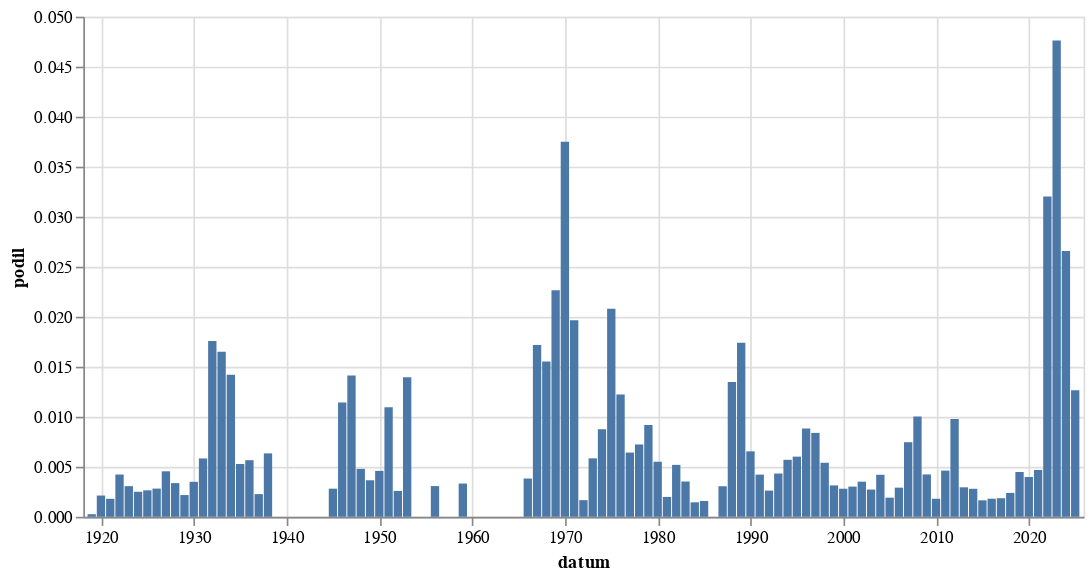

Here is the notebook cell this chart was saved with:
### Code cell
alt.Chart(
    hledej(" [Ii]nfla[cč]").to_pandas(),
    width = 600
).mark_bar(
).encode(
    alt.X('datum:T'),
    alt.Y('podil:Q')
)

### Figure 1 — Vega-Lite specification as saved in the notebook (floating-point values rounded to 4 significant figures)
{"config": {"view": {"continuousWidth": 300, "continuousHeight": 300}}, "data": {"name": "data-a5b1e1c6b5d8110b60aee40c5cc96017"}, "mark": {"type": "bar"}, "encoding": {"x": {"field": "datum", "type": "temporal"}, "y": {"field": "podil", "type": "quantitative"}}, "width": 600, "$schema": "https://vega.github.io/schema/vega-lite/v5.8.0.json", "datasets": {"data-a5b1e1c6b5d8110b60aee40c5cc96017": [{"datum": "1919-01-01T00:00:00", "text": 1, "text_right": 3941, "podil": 0.0002537, "co": " [Ii]nfla[cč]"}, {"datum": "1920-01-01T00:00:00", "text": 12, "text_right": 5652, "podil": 0.002123, "co": " [Ii]nfla[cč]"}, {"datum": "1921-01-01T00:00:00", "text": 14, "text_right": 7785, "podil": 0.001798, "co": " [Ii]nfla[cč]"}, {"datum": "1922-01-01T00:00:00", "text": 32, "text_right": 7576, "podil": 0.004224, "co": " [Ii]nfla[cč]"}, {"datum": "1923-01-01T00:00:00", "text": 16, "text_right": 5225, "podil": 0.003062, "co": " [Ii]nfla[cč]"}, {"datum": "1924-01-01T00:00:00", "text": 14, "text_right": 5605, "podil": 0.002498, "co": " [Ii]nfla[cč]"}, {"datum": "1925-01-01T00:00:00", "text": 12, "text_right": 4539, "podil": 0.002644, "co": " [Ii]nfla[cč]"}, {"datum": "1926-01-01T00:00:00", "text": 20, "text_right": 7098, "podil": 0.002818, "co": " [Ii]nfla[cč]"}, {"datum": "1927-01-01T00:00:00", "text": 28, "text_right": 6160, "podil": 0.004545, "co": " [Ii]nfla[cč]"}, {"datum": "1928-01-01T00:00:00", "text": 20, "text_right": 5940, "podil": 0.003367, "co": " [Ii]nfla[cč]"}, {"datum": "1929-01-01T00:00:00", "text": 8, "text_right": 3684, "podil": 0.002172, "co": " [Ii]nfla[cč]"}, {"datum": "1930-01-01T00:00:00", "text": 26, "text_right": 7437, "podil": 0.003496, "co": " [Ii]nfla[cč]"}, {"datum": "1931-01-01T00:00:00", "text": 35, "text_right": 6002, "podil": 0.005831, "co": " [Ii]nfla[cč]"}, {"datum": "1932-01-01T00:00:00", "text": 63, "text_right": 3586, "podil": 0.01757, "co": " [Ii]nfla[cč]"}, {"datum": "1933-01-01T00:00:00", "text": 67, "text_right": 4059, "podil": 0.01651, "co": " [Ii]nfla[cč]"}, {"datum": "1934-01-01T00:00:00", "text": 46, "text_right": 3242, "podil": 0.01419, "co": " [Ii]nfla[cč]"}, {"datum": "1935-01-01T00:00:00", "text": 17, "text_right": 3220, "podil": 0.00528, "co": " [Ii]nfla[cč]"}, {"datum": "1936-01-01T00:00:00", "text": 19, "text_right": 3359, "podil": 0.005656, "co": " [Ii]nfla[cč]"}, {"datum": "1937-01-01T00:00:00", "text": 7, "text_right": 3087, "podil": 0.002268, "co": " [Ii]nfla[cč]"}, {"datum": "1938-01-01T00:00:00", "text": 10, "text_right": 1578, "podil": 0.006337, "co": " [Ii]nfla[cč]"}, {"datum": "1945-01-01T00:00:00", "text": 2, "text_right": 712, "podil": 0.002809, "co": " [Ii]nfla[cč]"}, {"datum": "1946-01-01T00:00:00", "text": 32, "text_right": 2802, "podil": 0.01142, "co": " [Ii]nfla[cč]"}, {"datum": "1947-01-01T00:00:00", "text": 35, "text_right": 2480, "podil": 0.01411, "co": " [Ii]nfla[cč]"}, {"datum": "1948-01-01T00:00:00", "text": 12, "text_right": 2504, "podil": 0.004792, "co": " [Ii]nfla[cč]"}, {"datum": "1949-01-01T00:00:00", "text": 3, "text_right": 822, "podil": 0.00365, "co": " [Ii]nfla[cč]"}, {"datum": "1950-01-01T00:00:00", "text": 2, "text_right": 436, "podil": 0.004587, "co": " [Ii]nfla[cč]"}, {"datum": "1951-01-01T00:00:00", "text": 4, "text_right": 365, "podil": 0.01096, "co": " [Ii]nfla[cč]"}, {"datum": "1952-01-01T00:00:00", "text": 1, "text_right": 387, "podil": 0.002584, "co": " [Ii]nfla[cč]"}, {"datum": "1953-01-01T00:00:00", "text": 4, "text_right": 287, "podil": 0.01394, "co": " [Ii]nfla[cč]"}, {"datum": "1956-01-01T00:00:00", "text": 1, "text_right": 326, "podil": 0.003067, "co": " [Ii]nfla[cč]"}, {"datum": "1959-01-01T00:00:00", "text": 1, "text_right": 301, "podil": 0.003322, "co": " [Ii]nfla[cč]"}, {"datum": "1966-01-01T00:00:00", "text": 2, "text_right": 523, "podil": 0.003824, "co": " [Ii]nfla[cč]"}, {"datum": "1967-01-01T00:00:00", "text": 9, "text_right": 524, "podil": 0.01718, "co": " [Ii]nfla[cč]"}, {"datum": "1968-01-01T00:00:00", "text": 31, "text_right": 1997, "podil": 0.01552, "co": " [Ii]nfla[cč]"}, {"datum": "1969-01-01T00:00:00", "text": 32, "text_right": 1413, "podil": 0.02265, "co": " [Ii]nfla[cč]"}, {"datum": "1970-01-01T00:00:00", "text": 36, "text_right": 960, "podil": 0.0375, "co": " [Ii]nfla[cč]"}, {"datum": "1971-01-01T00:00:00", "text": 17, "text_right": 865, "podil": 0.01965, "co": " [Ii]nfla[cč]"}, {"datum": "1972-01-01T00:00:00", "text": 1, "text_right": 601, "podil": 0.001664, "co": " [Ii]nfla[cč]"}, {"datum": "1973-01-01T00:00:00", "text": 5, "text_right": 856, "podil": 0.005841, "co": " [Ii]nfla[cč]"}, {"datum": "1974-01-01T00:00:00", "text": 7, "text_right": 800, "podil": 0.00875, "co": " [Ii]nfla[cč]"}, {"datum": "1975-01-01T00:00:00", "text": 19, "text_right": 914, "podil": 0.02079, "co": " [Ii]nfla[cč]"}, {"datum": "1976-01-01T00:00:00", "text": 8, "text_right": 655, "podil": 0.01221, "co": " [Ii]nfla[cč]"}, {"datum": "1977-01-01T00:00:00", "text": 5, "text_right": 779, "podil": 0.006418, "co": " [Ii]nfla[cč]"}, {"datum": "1978-01-01T00:00:00", "text": 6, "text_right": 830, "podil": 0.007229, "co": " [Ii]nfla[cč]"}, {"datum": "1979-01-01T00:00:00", "text": 6, "text_right": 654, "podil": 0.009174, "co": " [Ii]nfla[cč]"}, {"datum": "1980-01-01T00:00:00", "text": 4, "text_right": 727, "podil": 0.005502, "co": " [Ii]nfla[cč]"}, {"datum": "1981-01-01T00:00:00", "text": 1, "text_right": 504, "podil": 0.001984, "co": " [Ii]nfla[cč]"}, {"datum": "1982-01-01T00:00:00", "text": 4, "text_right": 771, "podil": 0.005188, "co": " [Ii]nfla[cč]"}, {"datum": "1983-01-01T00:00:00", "text": 3, "text_right": 851, "podil": 0.003525, "co": " [Ii]nfla[cč]"}, {"datum": "1984-01-01T00:00:00", "text": 1, "text_right": 691, "podil": 0.001447, "co": " [Ii]nfla[cč]"}, {"datum": "1985-01-01T00:00:00", "text": 1, "text_right": 635, "podil": 0.001575, "co": " [Ii]nfla[cč]"}, {"datum": "1987-01-01T00:00:00", "text": 2, "text_right": 655, "podil": 0.003053, "co": " [Ii]nfla[cč]"}, {"datum": "1988-01-01T00:00:00", "text": 12, "text_right": 891, "podil": 0.01347, "co": " [Ii]nfla[cč]"}, {"datum": "1989-01-01T00:00:00", "text": 31, "text_right": 1782, "podil": 0.0174, "co": " [Ii]nfla[cč]"}, {"datum": "1990-01-01T00:00:00", "text": 102, "text_right": 15594, "podil": 0.006541, "co": " [Ii]nfla[cč]"}, {"datum": "1991-01-01T00:00:00", "text": 130, "text_right": 30847, "podil": 0.004214, "co": " [Ii]nfla[cč]"}, {"datum": "1992-01-01T00:00:00", "text": 65, "text_right": 24848, "podil": 0.002616, "co": " [Ii]nfla[cč]"}, {"datum": "1993-01-01T00:00:00", "text": 37, "text_right": 8560, "podil": 0.004322, "co": " [Ii]nfla[cč]"}, {"datum": "1994-01-01T00:00:00", "text": 40, "text_right": 7025, "podil": 0.005694, "co": " [Ii]nfla[cč]"}, {"datum": "1995-01-01T00:00:00", "text": 51, "text_right": 8484, "podil": 0.006011, "co": " [Ii]nfla[cč]"}, {"datum": "1996-01-01T00:00:00", "text": 78, "text_right": 8828, "podil": 0.008836, "co": " [Ii]nfla[cč]"}, {"datum": "1997-01-01T00:00:00", "text": 130, "text_right": 15501, "podil": 0.008387, "co": " [Ii]nfla[cč]"}, {"datum": "1998-01-01T00:00:00", "text": 54, "text_right": 10004, "podil": 0.005398, "co": " [Ii]nfla[cč]"}, {"datum": "1999-01-01T00:00:00", "text": 58, "text_right": 18500, "podil": 0.003135, "co": " [Ii]nfla[cč]"}, {"datum": "2000-01-01T00:00:00", "text": 62, "text_right": 22126, "podil": 0.002802, "co": " [Ii]nfla[cč]"}, {"datum": "2001-01-01T00:00:00", "text": 57, "text_right": 18885, "podil": 0.003018, "co": " [Ii]nfla[cč]"}, {"datum": "2002-01-01T00:00:00", "text": 53, "text_right": 15096, "podil": 0.003511, "co": " [Ii]nfla[cč]"}, {"datum": "2003-01-01T00:00:00", "text": 55, "text_right": 20204, "podil": 0.002722, "co": " [Ii]nfla[cč]"}, {"datum": "2004-01-01T00:00:00", "text": 78, "text_right": 18574, "podil": 0.004199, "co": " [Ii]nfla[cč]"}, {"datum": "2005-01-01T00:00:00", "text": 40, "text_right": 20922, "podil": 0.001912, "co": " [Ii]nfla[cč]"}, {"datum": "2006-01-01T00:00:00", "text": 38, "text_right": 13051, "podil": 0.002912, "co": " [Ii]nfla[cč]"}, {"datum": "2007-01-01T00:00:00", "text": 97, "text_right": 13012, "podil": 0.007455, "co": " [Ii]nfla[cč]"}, {"datum": "2008-01-01T00:00:00", "text": 133, "text_right": 13283, "podil": 0.01001, "co": " [Ii]nfla[cč]"}, {"datum": "2009-01-01T00:00:00", "text": 67, "text_right": 15826, "podil": 0.004234, "co": " [Ii]nfla[cč]"}, {"datum": "2010-01-01T00:00:00", "text": 22, "text_right": 12210, "podil": 0.001802, "co": " [Ii]nfla[cč]"}, {"datum": "2011-01-01T00:00:00", "text": 79, "text_right": 17122, "podil": 0.004614, "co": " [Ii]nfla[cč]"}, {"datum": "2012-01-01T00:00:00", "text": 136, "text_right": 13916, "podil": 0.009773, "co": " [Ii]nfla[cč]"}, {"datum": "2013-01-01T00:00:00", "text": 27, "text_right": 9166, "podil": 0.002946, "co": " [Ii]nfla[cč]"}, {"datum": "2014-01-01T00:00:00", "text": 56, "text_right": 20014, "podil": 0.002798, "co": " [Ii]nfla[cč]"}, {"datum": "2015-01-01T00:00:00", "text": 34, "text_right": 20641, "podil": 0.001647, "co": " [Ii]nfla[cč]"}, {"datum": "2016-01-01T00:00:00", "text": 39, "text_right": 21596, "podil": 0.001806, "co": " [Ii]nfla[cč]"}, {"datum": "2017-01-01T00:00:00", "text": 32, "text_right": 17256, "podil": 0.001854, "co": " [Ii]nfla[cč]"}, {"datum": "2018-01-01T00:00:00", "text": 47, "text_right": 19697, "podil": 0.002386, "co": " [Ii]nfla[cč]"}, {"datum": "2019-01-01T00:00:00", "text": 106, "text_right": 23689, "podil": 0.004475, "co": " [Ii]nfla[cč]"}, {"datum": "2020-01-01T00:00:00", "text": 88, "text_right": 22119, "podil": 0.003978, "co": " [Ii]nfla[cč]"}, {"datum": "2021-01-01T00:00:00", "text": 87, "text_right": 18601, "podil": 0.004677, "co": " [Ii]nfla[cč]"}, {"datum": "2022-01-01T00:00:00", "text": 634, "text_right": 19803, "podil": 0.03202, "co": " [Ii]nfla[cč]"}, {"datum": "2023-01-01T00:00:00", "text": 1108, "text_right": 23266, "podil": 0.04762, "co": " [Ii]nfla[cč]"}, {"datum": "2024-01-01T00:00:00", "text": 601, "text_right": 22624, "podil": 0.02656, "co": " [Ii]nfla[cč]"}, {"datum": "2025-01-01T00:00:00", "text": 121, "text_right": 9563, "podil": 0.01265, "co": " [Ii]nfla[cč]"}]}}
